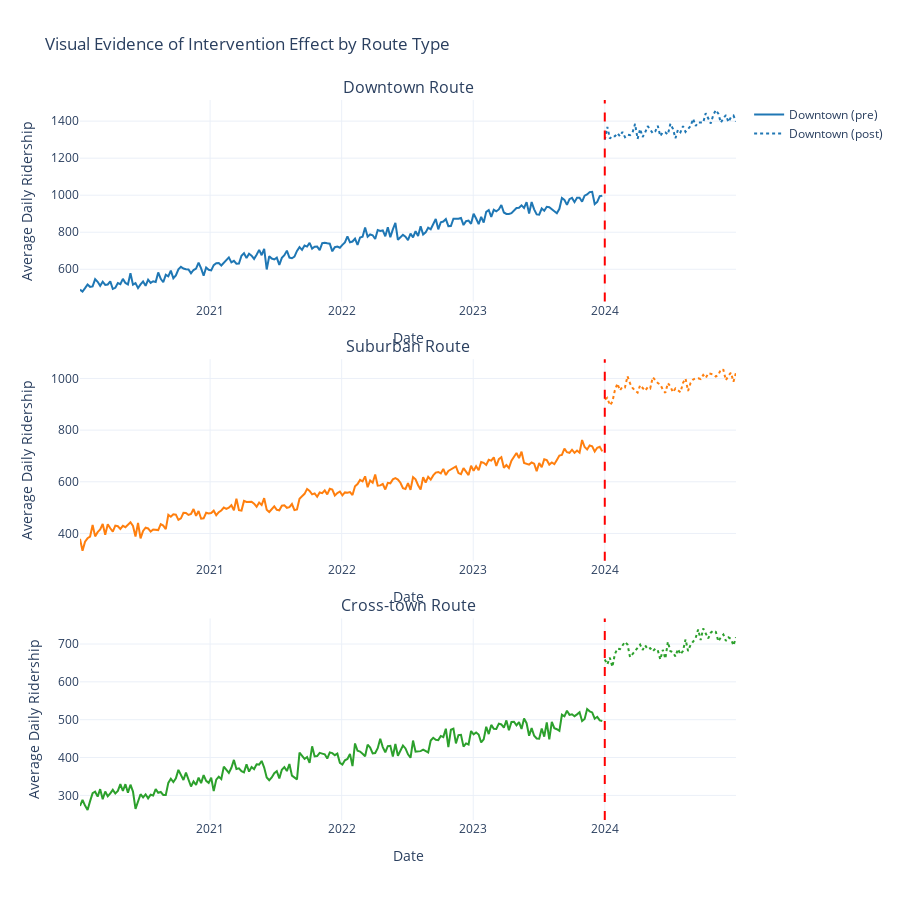

The cell this chart's notebook holds for it:
### Markdown cell above
---
## 5. Intervention Effect: Initial Visual Inspection

Before building formal models, we examine whether there's visual evidence of a level change or slope change at the intervention date.

### Code cell
# Create separate plots for each route type
fig = make_subplots(
    rows=3, cols=1,
    subplot_titles=[f'{route} Route' for route in ['Downtown', 'Suburban', 'Cross-town']],
    vertical_spacing=0.08
)

for i, route in enumerate(['Downtown', 'Suburban', 'Cross-town'], 1):
    route_data = df[df['route_type'] == route].sort_values('date')
    
    # Pre-intervention data
    pre_route = route_data[route_data['post_intervention'] == 0]
    post_route = route_data[route_data['post_intervention'] == 1]
    
    fig.add_trace(
        go.Scatter(
            x=pre_route['date'],
            y=pre_route['avg_ridership'],
            mode='lines',
            name=f'{route} (pre)',
            line=dict(color=ROUTE_COLORS[route], width=2),
            showlegend=(i==1)
        ),
        row=i, col=1
    )
    
    fig.add_trace(
        go.Scatter(
            x=post_route['date'],
            y=post_route['avg_ridership'],
            mode='lines',
            name=f'{route} (post)',
            line=dict(color=ROUTE_COLORS[route], width=2, dash='dot'),
            showlegend=(i==1)
        ),
        row=i, col=1
    )
    
    # Add intervention line
    fig.add_vline(
        x=INTERVENTION_DATE.timestamp() * 1000,
        line_dash="dash",
        line_color="red",
        row=i, col=1
    )

fig.update_layout(
    height=900,
    title_text='Visual Evidence of Intervention Effect by Route Type',
    showlegend=True
)

fig.update_xaxes(title_text="Date")
fig.update_yaxes(title_text="Average Daily Ridership")

fig.show()
fig.write_image(f"{fig_output_dir}/04_intervention_effect_visual.png", scale=2)

print("\nVisual Inspection:")
print("\n✓ Clear level increases visible at intervention date for all routes")
print("✓ Post-intervention slopes appear to continue (no obvious slope change)")
print("✓ No evidence of anticipation effects before January 2024")
print("\nNext step: Quantify these effects with segmented regression models")

### Figure 1 — Plotly figure (JSON) as saved in the notebook; plotly's stock layout.template omitted (floating-point values rounded to 4 significant figures; data arrays with more than 128 entries replaced by an {"elided": "..."} marker saying what was removed)
{"data": [{"line": {"color": "#1f77b4", "width": 2}, "mode": "lines", "name": "Downtown (pre)", "showlegend": true, "type": "scatter", "x": {"elided": "208 str values"}, "xaxis": "x", "y": {"elided": "208 float values"}, "yaxis": "y"}, {"line": {"color": "#1f77b4", "dash": "dot", "width": 2}, "mode": "lines", "name": "Downtown (post)", "showlegend": true, "type": "scatter", "x": ["2024-01-01T00:00:00", "2024-01-08T00:00:00", "2024-01-15T00:00:00", "2024-01-22T00:00:00", "2024-01-29T00:00:00", "2024-02-05T00:00:00", "2024-02-12T00:00:00", "2024-02-19T00:00:00", "2024-02-26T00:00:00", "2024-03-04T00:00:00", "2024-03-11T00:00:00", "2024-03-18T00:00:00", "2024-03-25T00:00:00", "2024-04-01T00:00:00", "2024-04-08T00:00:00", "2024-04-15T00:00:00", "2024-04-22T00:00:00", "2024-04-29T00:00:00", "2024-05-06T00:00:00", "2024-05-13T00:00:00", "2024-05-20T00:00:00", "2024-05-27T00:00:00", "2024-06-03T00:00:00", "2024-06-10T00:00:00", "2024-06-17T00:00:00", "2024-06-24T00:00:00", "2024-07-01T00:00:00", "2024-07-08T00:00:00", "2024-07-15T00:00:00", "2024-07-22T00:00:00", "2024-07-29T00:00:00", "2024-08-05T00:00:00", "2024-08-12T00:00:00", "2024-08-19T00:00:00", "2024-08-26T00:00:00", "2024-09-02T00:00:00", "2024-09-09T00:00:00", "2024-09-16T00:00:00", "2024-09-23T00:00:00", "2024-09-30T00:00:00", "2024-10-07T00:00:00", "2024-10-14T00:00:00", "2024-10-21T00:00:00", "2024-10-28T00:00:00", "2024-11-04T00:00:00", "2024-11-11T00:00:00", "2024-11-18T00:00:00", "2024-11-25T00:00:00", "2024-12-02T00:00:00", "2024-12-09T00:00:00", "2024-12-16T00:00:00", "2024-12-23T00:00:00", "2024-12-30T00:00:00"], "xaxis": "x", "y": [1300.0, 1369.0, 1306.0, 1320.0, 1318.0, 1335.0, 1318.0, 1342.0, 1314.0, 1327.0, 1324.0, 1338.0, 1385.0, 1304.0, 1358.0, 1314.0, 1339.0, 1373.0, 1355.0, 1335.0, 1344.0, 1375.0, 1319.0, 1340.0, 1339.0, 1328.0, 1386.0, 1358.0, 1308.0, 1354.0, 1340.0, 1373.0, 1342.0, 1358.0, 1373.0, 1413.0, 1374.0, 1394.0, 1393.0, 1392.0, 1443.0, 1418.0, 1387.0, 1433.0, 1460.0, 1440.0, 1392.0, 1415.0, 1432.0, 1396.0, 1421.0, 1430.0, 1398.0], "yaxis": "y"}, {"line": {"color": "#ff7f0e", "width": 2}, "mode": "lines", "name": "Suburban (pre)", "showlegend": false, "type": "scatter", "x": {"elided": "208 str values"}, "xaxis": "x2", "y": {"elided": "208 float values"}, "yaxis": "y2"}, {"line": {"color": "#ff7f0e", "dash": "dot", "width": 2}, "mode": "lines", "name": "Suburban (post)", "showlegend": false, "type": "scatter", "x": ["2024-01-01T00:00:00", "2024-01-08T00:00:00", "2024-01-15T00:00:00", "2024-01-22T00:00:00", "2024-01-29T00:00:00", "2024-02-05T00:00:00", "2024-02-12T00:00:00", "2024-02-19T00:00:00", "2024-02-26T00:00:00", "2024-03-04T00:00:00", "2024-03-11T00:00:00", "2024-03-18T00:00:00", "2024-03-25T00:00:00", "2024-04-01T00:00:00", "2024-04-08T00:00:00", "2024-04-15T00:00:00", "2024-04-22T00:00:00", "2024-04-29T00:00:00", "2024-05-06T00:00:00", "2024-05-13T00:00:00", "2024-05-20T00:00:00", "2024-05-27T00:00:00", "2024-06-03T00:00:00", "2024-06-10T00:00:00", "2024-06-17T00:00:00", "2024-06-24T00:00:00", "2024-07-01T00:00:00", "2024-07-08T00:00:00", "2024-07-15T00:00:00", "2024-07-22T00:00:00", "2024-07-29T00:00:00", "2024-08-05T00:00:00", "2024-08-12T00:00:00", "2024-08-19T00:00:00", "2024-08-26T00:00:00", "2024-09-02T00:00:00", "2024-09-09T00:00:00", "2024-09-16T00:00:00", "2024-09-23T00:00:00", "2024-09-30T00:00:00", "2024-10-07T00:00:00", "2024-10-14T00:00:00", "2024-10-21T00:00:00", "2024-10-28T00:00:00", "2024-11-04T00:00:00", "2024-11-11T00:00:00", "2024-11-18T00:00:00", "2024-11-25T00:00:00", "2024-12-02T00:00:00", "2024-12-09T00:00:00", "2024-12-16T00:00:00", "2024-12-23T00:00:00", "2024-12-30T00:00:00"], "xaxis": "x2", "y": [918.7, 924.9, 896.2, 909.6, 954.5, 980.4, 953.6, 967.7, 965.4, 1009.0, 980.9, 963.8, 953.1, 945.0, 973.8, 961.1, 952.7, 966.1, 961.2, 1004.0, 994.0, 982.3, 976.3, 956.9, 944.5, 982.0, 968.9, 946.9, 961.3, 952.7, 946.7, 983.0, 999.4, 951.5, 982.6, 996.1, 1000.0, 1000.0, 997.9, 1013.0, 1002.0, 1020.0, 1017.0, 1016.0, 1007.0, 1014.0, 1036.0, 1033.0, 992.9, 1011.0, 1022.0, 987.5, 1022.0], "yaxis": "y2"}, {"line": {"color": "#2ca02c", "width": 2}, "mode": "lines", "name": "Cross-town (pre)", "showlegend": false, "type": "scatter", "x": {"elided": "208 str values"}, "xaxis": "x3", "y": {"elided": "208 float values"}, "yaxis": "y3"}, {"line": {"color": "#2ca02c", "dash": "dot", "width": 2}, "mode": "lines", "name": "Cross-town (post)", "showlegend": false, "type": "scatter", "x": ["2024-01-01T00:00:00", "2024-01-08T00:00:00", "2024-01-15T00:00:00", "2024-01-22T00:00:00", "2024-01-29T00:00:00", "2024-02-05T00:00:00", "2024-02-12T00:00:00", "2024-02-19T00:00:00", "2024-02-26T00:00:00", "2024-03-04T00:00:00", "2024-03-11T00:00:00", "2024-03-18T00:00:00", "2024-03-25T00:00:00", "2024-04-01T00:00:00", "2024-04-08T00:00:00", "2024-04-15T00:00:00", "2024-04-22T00:00:00", "2024-04-29T00:00:00", "2024-05-06T00:00:00", "2024-05-13T00:00:00", "2024-05-20T00:00:00", "2024-05-27T00:00:00", "2024-06-03T00:00:00", "2024-06-10T00:00:00", "2024-06-17T00:00:00", "2024-06-24T00:00:00", "2024-07-01T00:00:00", "2024-07-08T00:00:00", "2024-07-15T00:00:00", "2024-07-22T00:00:00", "2024-07-29T00:00:00", "2024-08-05T00:00:00", "2024-08-12T00:00:00", "2024-08-19T00:00:00", "2024-08-26T00:00:00", "2024-09-02T00:00:00", "2024-09-09T00:00:00", "2024-09-16T00:00:00", "2024-09-23T00:00:00", "2024-09-30T00:00:00", "2024-10-07T00:00:00", "2024-10-14T00:00:00", "2024-10-21T00:00:00", "2024-10-28T00:00:00", "2024-11-04T00:00:00", "2024-11-11T00:00:00", "2024-11-18T00:00:00", "2024-11-25T00:00:00", "2024-12-02T00:00:00", "2024-12-09T00:00:00", "2024-12-16T00:00:00", "2024-12-23T00:00:00", "2024-12-30T00:00:00"], "xaxis": "x3", "y": [659.1, 646.1, 663.8, 639.6, 673.4, 687.8, 686.3, 696.1, 705.4, 698.7, 665.5, 673.4, 682.3, 691.2, 698.2, 684.4, 696.4, 686.2, 689.0, 680.6, 687.4, 683.4, 659.0, 684.4, 661.5, 705.6, 681.0, 678.4, 666.9, 686.7, 672.5, 682.0, 712.3, 681.5, 697.6, 706.4, 715.5, 738.3, 710.6, 741.0, 728.8, 714.7, 730.1, 735.3, 732.1, 706.9, 718.1, 725.0, 708.1, 717.6, 713.4, 696.3, 718.0], "yaxis": "y3"}], "layout": {"annotations": [{"font": {"size": 16}, "showarrow": false, "text": "Downtown Route", "x": 0.5, "xanchor": "center", "xref": "paper", "y": 1, "yanchor": "bottom", "yref": "paper"}, {"font": {"size": 16}, "showarrow": false, "text": "Suburban Route", "x": 0.5, "xanchor": "center", "xref": "paper", "y": 0.64, "yanchor": "bottom", "yref": "paper"}, {"font": {"size": 16}, "showarrow": false, "text": "Cross-town Route", "x": 0.5, "xanchor": "center", "xref": "paper", "y": 0.28, "yanchor": "bottom", "yref": "paper"}], "height": 900, "shapes": [{"line": {"color": "red", "dash": "dash"}, "type": "line", "x0": 1704063600000, "x1": 1704063600000, "xref": "x", "y0": 0, "y1": 1, "yref": "y domain"}, {"line": {"color": "red", "dash": "dash"}, "type": "line", "x0": 1704063600000, "x1": 1704063600000, "xref": "x2", "y0": 0, "y1": 1, "yref": "y2 domain"}, {"line": {"color": "red", "dash": "dash"}, "type": "line", "x0": 1704063600000, "x1": 1704063600000, "xref": "x3", "y0": 0, "y1": 1, "yref": "y3 domain"}], "showlegend": true, "title": {"text": "Visual Evidence of Intervention Effect by Route Type"}, "xaxis": {"anchor": "y", "domain": [0, 1], "title": {"text": "Date"}}, "xaxis2": {"anchor": "y2", "domain": [0, 1], "title": {"text": "Date"}}, "xaxis3": {"anchor": "y3", "domain": [0, 1], "title": {"text": "Date"}}, "yaxis": {"anchor": "x", "domain": [0.72, 1], "title": {"text": "Average Daily Ridership"}}, "yaxis2": {"anchor": "x2", "domain": [0.36, 0.64], "title": {"text": "Average Daily Ridership"}}, "yaxis3": {"anchor": "x3", "domain": [0, 0.28], "title": {"text": "Average Daily Ridership"}}}}
